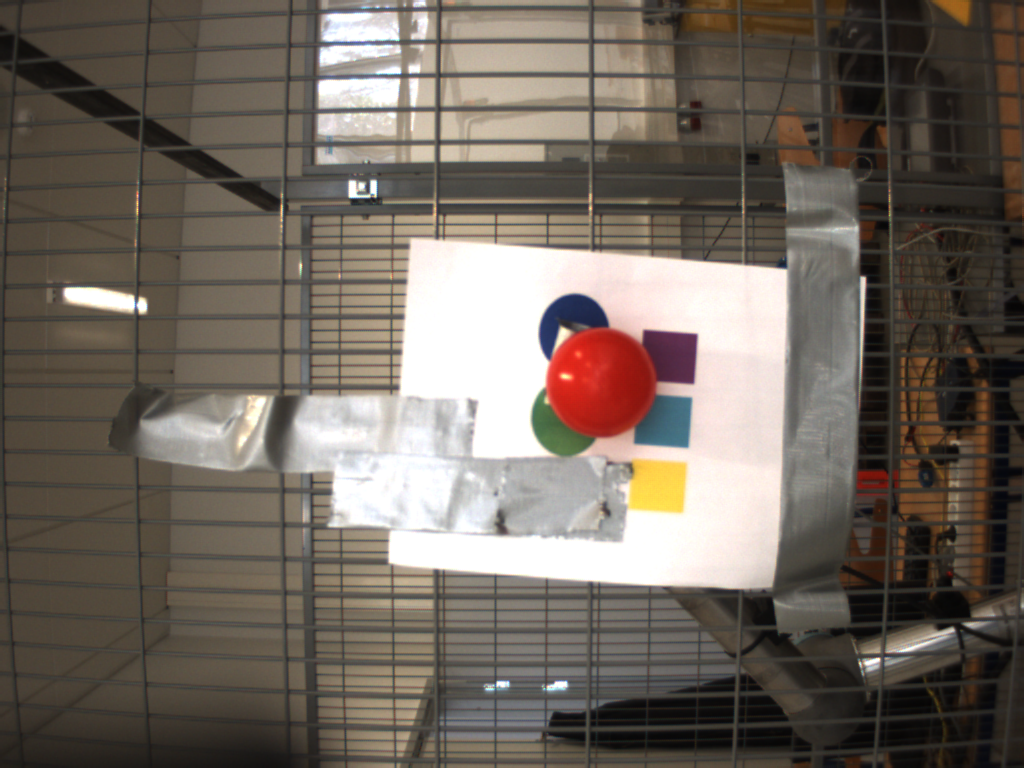
//> input picture Vision/detection_n_triangulation/build-stereo_tmp-Desktop-Debug/right.png, 1024 x 768 px
$ ./main   (built with g++ and OpenCV 4)
//> lines starting //> are read from the running program, lines starting //| are printed output that depends on the picture; after the words box and inside, x2 and y2 are one past the last pixel; in counts of white or black regions, pixels touching at a corner belong together
#include <iostream>

#include <time.h>

#include "opencv2/highgui/highgui.hpp"
#include "opencv2/imgproc/imgproc.hpp"
#include "opencv2/calib3d/calib3d_c.h"
#include <opencv2/core/core.hpp>
#include "opencv2/calib3d.hpp"

using namespace cv;
using namespace std;

#define ST_CIRCLE       0
#define ST_SQUARE       1
#define ST_ALL          2

#define INF             999999999

#define THICKNESS_ONE   1
#define LINETYPE_EIGHT  8
#define FONTFACE_ZERO   0

cv::Mat img_all_contours;
std::vector<cv::Point> centers;
cv::Point curr_center;

cv::Point global_center;

double center_x, center_y;

double closest_dist = INF;

cv::Point closest_object, prev, curr, best_curr, best_prev;

std::vector<std::vector<cv::Point> > closed_contours;
std::vector<cv::Vec4i> heirarchy;

// Function to approximate contours by closed contours
std::vector<std::vector<cv::Point> > make_contours_closed(std::vector<std::vector<cv::Point> > contours)
{
    std::vector<std::vector<cv::Point> > closed_contours;
    closed_contours.resize(contours.size());
    for(uint i = 0; i < contours.size(); i++)
        cv::approxPolyDP(contours[i], closed_contours[i], 0.1, true);

    return closed_contours;
}

// Draw outline-box and label
void detectShape(cv::Mat& im, const std::string label, std::vector<cv::Point>& contour, int thresh)
{
    int fontface = cv::FONT_HERSHEY_SIMPLEX;
    double scale = 0.4;
    int baseline = 0;

    cv::Size text = cv::getTextSize(label, FONTFACE_ZERO, scale, THICKNESS_ONE, &baseline);
    cv::Rect r = cv::boundingRect(contour);

    // Center of the detected object
    cv::Point pt(r.x + ((r.width - text.width) / 2), r.y + ((r.height + text.height) / 2));
    cv::rectangle(im, pt + cv::Point(0, baseline), pt + cv::Point(text.width, -text.height), CV_RGB(255,255,255), CV_FILLED);
    cv::putText(im, label, pt, fontface, scale, CV_RGB(0,0,0), THICKNESS_ONE, LINETYPE_EIGHT);
    cv::rectangle(im, r, cv::Scalar(0,255,0), THICKNESS_ONE, LINETYPE_EIGHT, 0);

    if(r.height < r.width + thresh && r.height > r.width - thresh)
        centers.push_back(pt);

    curr_center = pt;
}

cv::Point findCenter(std::string imgName, cv::Mat imgOriginal,int iLowH,int iHighH,int iLowS,int iHighS,int iLowV,int iHighV,int pixel_low,int pixel_high,int all,int diff,int canny_low,int canny_high){
    float time1 = clock();

    Mat imgHSV;

    cvtColor(imgOriginal, imgHSV, COLOR_BGR2HSV); //Convert the captured frame from BGR to HSV

    Mat imgThresholded;

    inRange(imgHSV, Scalar(iLowH, iLowS, iLowV), Scalar(iHighH, iHighS, iHighV), imgThresholded); //Threshold the image

    erode(imgThresholded, imgThresholded, getStructuringElement(MORPH_ELLIPSE, Size(5, 5)) );
    dilate( imgThresholded, imgThresholded, getStructuringElement(MORPH_ELLIPSE, Size(5, 5)) );

    dilate( imgThresholded, imgThresholded, getStructuringElement(MORPH_ELLIPSE, Size(5, 5)) );
    erode(imgThresholded, imgThresholded, getStructuringElement(MORPH_ELLIPSE, Size(5, 5)) );

    // Ugly hack for fixing HSV2GRAY
    imwrite("tmp_img.png",imgThresholded);
    cv::Mat src = imread("tmp_img.png");

    cv::Mat gray, bw;

    img_all_contours = src.clone();

    cv::cvtColor(src, gray, CV_BGR2GRAY);
    cv::GaussianBlur(gray,gray,cv::Size(3,3),0,0);
    cv::Canny(gray,bw,canny_low,canny_high,3);   // Different threshold's, stable

    // Find contours
    std::vector<std::vector<cv::Point> > contours;
    cv::findContours(bw.clone(),contours, CV_RETR_EXTERNAL, CV_CHAIN_APPROX_SIMPLE);
    cv::Mat dst = src.clone();

    // Draw contours
    closed_contours = make_contours_closed(contours);
    cv::drawContours(dst, closed_contours, -1, cv::Scalar(0, 255, 255));

    // The array for storing the approximation curve
    std::vector<cv::Point> approx;

    for (uint i = 0; i<contours.size(); i++)
    {
        // Approximate contour with accuracy proportional to the contour perimeter
        cv::approxPolyDP(cv::Mat(contours[i]),approx,cv::arcLength(cv::Mat(contours[i]), true) * 0.02,true);

        // Skip all object there is not between the thresholds-pixels
        if (std::fabs(cv::contourArea(contours[i])) < pixel_low || std::fabs(cv::contourArea(contours[i])) > pixel_high || !cv::isContourConvex(approx))
            continue;

        else if (all == 1)
            detectShape(dst, "o", contours[i], diff);

        else{
            double area = cv::contourArea(contours[i]);
            cv::Rect r = cv::boundingRect(contours[i]);
            int radius = r.width / 2;

            if (std::abs(1 - ((double)r.width / r.height)) <= 0.2 &&
                    std::abs(1 - (area / (CV_PI * std::pow(radius, 2)))) <= 0.2)
            {
                detectShape(dst, "C", contours[i], diff);
            }
        }
    }

    cv::putText(dst, "Center", global_center, cv::FONT_HERSHEY_SIMPLEX, 0.4, CV_RGB(0,0,0), THICKNESS_ONE, LINETYPE_EIGHT);

    cv::Point curr;

    if(!centers.empty())
        curr = *centers.begin();


    cv::namedWindow( imgName, CV_WINDOW_NORMAL);
    cv::imshow( imgName, imgOriginal);

    // Update the frame
    cv::namedWindow( imgName+" Lines", CV_WINDOW_NORMAL);
    cv::imshow( imgName+" Lines", dst);

    float time2 = (clock() - time1) * 1.0 / CLOCKS_PER_SEC;

    //cout << "Time ; " << time2*1000 << " ; ms" << endl;

    return curr_center;
}


int main()
{
    namedWindow("Control",CV_WINDOW_AUTOSIZE); //create a window called "Control"

    int iLowH = 0;
    int iHighH = 179;

    int iLowS = 0;
    int iHighS = 255;

    int iLowV = 0;
    int iHighV = 255;

    int canny_low = 5;
    int canny_high = 250;

    int pixel_low = 2500;
    int pixel_high = 13600;

    int all = 1;
    int diff = 50 ;

    // Initial setup
    iLowH = 0;
    iHighH = 179;

    iLowS = 0;
    iHighS = 185;

    iLowV = 0;
    iHighV = 255;

    //Create trackbars in "Control" window
    cvCreateTrackbar("LowH", "Control", &iLowH, 179); //Hue (0 - 179)
    cvCreateTrackbar("HighH", "Control", &iHighH, 179);

    cvCreateTrackbar("LowS", "Control", &iLowS, 255); //Saturation (0 - 255)
    cvCreateTrackbar("HighS", "Control", &iHighS, 255);

    cvCreateTrackbar("LowV", "Control", &iLowV, 255);//Value (0 - 255)
    cvCreateTrackbar("HighV", "Control", &iHighV, 255);

    cvCreateTrackbar("Pixel Low", "Control", &pixel_low, 30000);
    cvCreateTrackbar("Pixel High", "Control", &pixel_high, 160000);

    cvCreateTrackbar("Detect all?", "Control", &all, 1);
    cvCreateTrackbar("Difference", "Control", &diff, 100);

    cv::Point centerRight, centerLeft;

    //float dataRight[3][4] = {{1292.607813, 0.000000, 517.859631, 0.000000}, {0.000000, 1292.607813, 404.358028, 0.000000}, {0.000000, 0.000000, 1.000000, 0.000000}};
    float dataLeft[12] = {1292.607813, 0.000000, 517.859631, 0.000000,0.000000, 1292.607813, 404.358028, 0.000000,0.000000, 0.000000, 1.000000, 0.000000};

    //float dataLeft[3][4] = {{1292.607813, 0.000000, 517.859631, -154.515600}, {0.000000, 1292.607813, 404.358028, 0.000000}, {0.000000, 0.000000, 1.000000, 0.000000}};
    float dataRight[12] = {1292.607813, 0.000000, 517.859631, -154.515600, 0.000000, 1292.607813, 404.358028, 0.000000, 0.000000, 0.000000, 1.000000, 0.000000};

    //CvMat projRight = Mat(3,4,CV_32FC1,&dataRight, 2);
    //CvMat projLeft = Mat(3,4,CV_32FC1,&dataLeft, 2);

    Mat projRight = Mat(3, 4, CV_32FC1, dataRight);
    Mat projLeft = Mat(3, 4, CV_32FC1, dataLeft);

    while (true)
    {
        cv::Mat imgRight = imread("right.png");
//> imgRight is the input picture: 768 rows x 1024 cols, CV_8UC3; mean B, G, R 95, 103.9, 113.1
        cv::Mat imgLeft = imread("left.png");
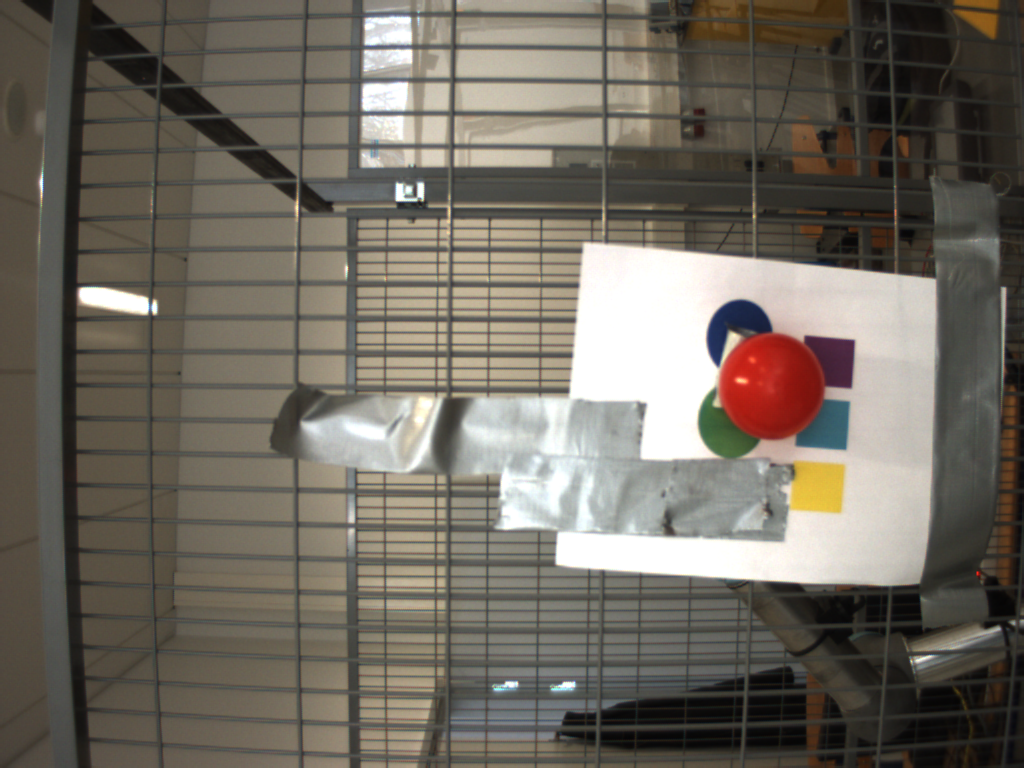
//> input picture Vision/detection_n_triangulation/build-stereo_tmp-Desktop-Debug/left.png, 1024 x 768 px
//> imgLeft is the input picture: 768 rows x 1024 cols, CV_8UC3; mean B, G, R 97, 106.8, 112.9

        //global_center.x = imgRight.cols/2;
        //global_center.y = imgRight.rows/2;
        //cout << global_center << endl;

        centerRight = findCenter("Right",imgRight,iLowH,iHighH,iLowS,iHighS,iLowV,iHighV,pixel_low,pixel_high,all,diff,canny_low,canny_high);
//> in findCenter, `cvtColor(imgOriginal, imgHSV, COLOR_BGR2HSV);`: imgHSV: 768 rows x 1024 cols, CV_8UC3; mean H, S, V 27.7, 52.4, 114
//> in findCenter, `inRange(imgHSV, Scalar(iLowH, iLowS, iLowV), Scalar(iHighH, iHighS, iH..`: imgThresholded: 768 rows x 1024 cols, CV_8UC1; 98.6% white; 82 black regions (61 under 20 px), largest, box (x1, y1, x2, y2) and area: (550, 330, 655, 435) 8594, (935, 0, 970, 24) 470, (858, 470, 888, 489) 427
//> in findCenter, `erode(imgThresholded, imgThresholded, getStructuringElement(MORPH_ELLI..`: imgThresholded: 768 rows x 1024 cols, CV_8UC1; 98.7% white; 17 black regions (2 under 20 px), largest, box (x1, y1, x2, y2) and area: (550, 330, 655, 435) 8610, (935, 0, 970, 23) 464, (858, 470, 888, 488) 378
//> in findCenter, `cv::GaussianBlur(gray,gray,cv::Size(3,3),0,0);`: gray: 768 rows x 1024 cols, CV_8UC1; min 0, max 255, mean 251.6
//> in findCenter, `cv::Canny(gray,bw,canny_low,canny_high,3);`: bw: 768 rows x 1024 cols, CV_8UC1; 0.12% white in thin lines or dots, all inside (x1, y1, x2, y2) = (549, 0, 970, 768)
//> in findCenter, `cv::findContours(bw.clone(),contours, CV_RETR_EXTERNAL, CV_CHAIN_APPRO..`: contours = 16 contours, 7 with area under 20; largest, box (x1, y1, x2, y2) and area: (549, 329, 655, 435) 8726, (857, 469, 888, 489) 408, (859, 563, 883, 581) 214, (874, 529, 885, 547) 146, (729, 16, 737, 27) 61
//> in make_contours_closed, `closed_contours.resize(contours.size());`: closed_contours = 16 empty contours
//> the loop in make_contours_closed, `for(uint i = 0; i < contours.size(); i++)` made 16 passes
//> in findCenter, `closed_contours = make_contours_closed(contours);`: closed_contours has the same summary as contours
//> in findCenter, `cv::drawContours(dst, closed_contours, -1, cv::Scalar(0, 255, 255));`: dst: 768 rows x 1024 cols, CV_8UC3; mean B, G, R 251.5, 251.8, 251.8
//> the loop in findCenter, `for (uint i = 0; i<contours.size(); i++)` made 16 passes
//> (baseline in detectShape, text in detectShape, r in detectShape, curr_center in detectShape) on pass 8: (4, Size(9, 9), Rect(549, 329, 106, 106), Point(597, 386))
//> after the loop in findCenter, `for (uint i = 0; i<contours.size(); i++)`:
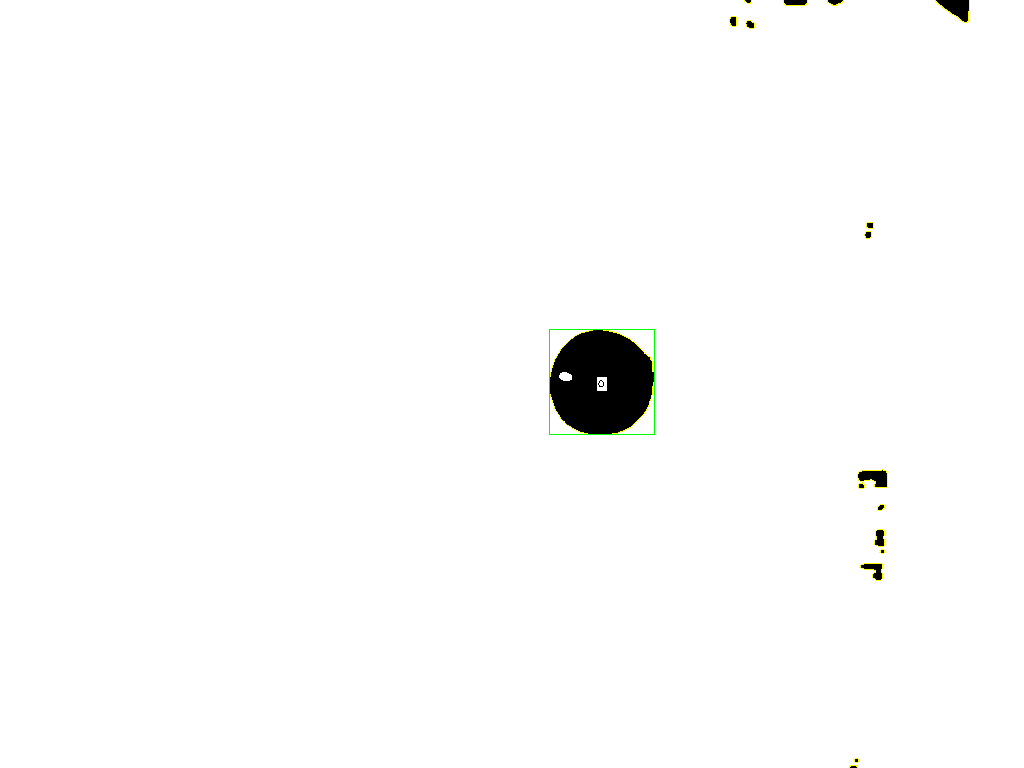
//> dst: 768 rows x 1024 cols, CV_8UC3; mean B, G, R 251.4, 251.8, 251.7
//> after the loop in findCenter, `for (uint i = 0; i<contours.size(); i++)`: approx = contour of 9 points, box (x1, y1, x2, y2) (744, 0, 752, 4), area 3
//> in findCenter, `cv::putText(dst, "Center", global_center, cv::FONT_HERSHEY_SIMPLEX, 0...`: dst: 768 rows x 1024 cols, CV_8UC3; 17 pixels changed, all inside (x1, y1, x2, y2) = (3, 0, 38, 1)
//> in findCenter, `curr = *centers.begin();`: curr = Point(597, 386)
//> centerRight = Point(597, 386)
        centerLeft = findCenter("Left",imgLeft,iLowH,iHighH,iLowS,iHighS,iLowV,iHighV,pixel_low,pixel_high,all,diff,canny_low,canny_high);
//> call 2 of findCenter, with imgName = "Left", iLowH = 0, iHighH = 179, iLowS = 0, iHighS = 185, iLowV = 0, iHighV = 255, pixel_low = 2500
//> in findCenter (call 2), `cvtColor(imgOriginal, imgHSV, COLOR_BGR2HSV);`: imgHSV: 768 rows x 1024 cols, CV_8UC3; mean H, S, V 30.9, 45.1, 114.3
//> in findCenter (call 2), `inRange(imgHSV, Scalar(iLowH, iLowS, iLowV), Scalar(iHighH, iHighS, iH..`: imgThresholded: 768 rows x 1024 cols, CV_8UC1; 98.7% white; 114 black regions (94 under 20 px), largest, box (x1, y1, x2, y2) and area: (723, 335, 822, 438) 7962, (955, 10, 998, 38) 566, (812, 0, 843, 16) 295
//> in findCenter (call 2), `erode(imgThresholded, imgThresholded, getStructuringElement(MORPH_ELLI..`: imgThresholded: 768 rows x 1024 cols, CV_8UC1; 98.8% white; 15 black regions, largest, box (x1, y1, x2, y2) and area: (723, 335, 822, 438) 7965, (958, 10, 997, 37) 554, (814, 0, 843, 16) 384
//> in findCenter (call 2), `cv::GaussianBlur(gray,gray,cv::Size(3,3),0,0);`: gray: 768 rows x 1024 cols, CV_8UC1; min 0, max 255, mean 251.8
//> in findCenter (call 2), `cv::Canny(gray,bw,canny_low,canny_high,3);`:
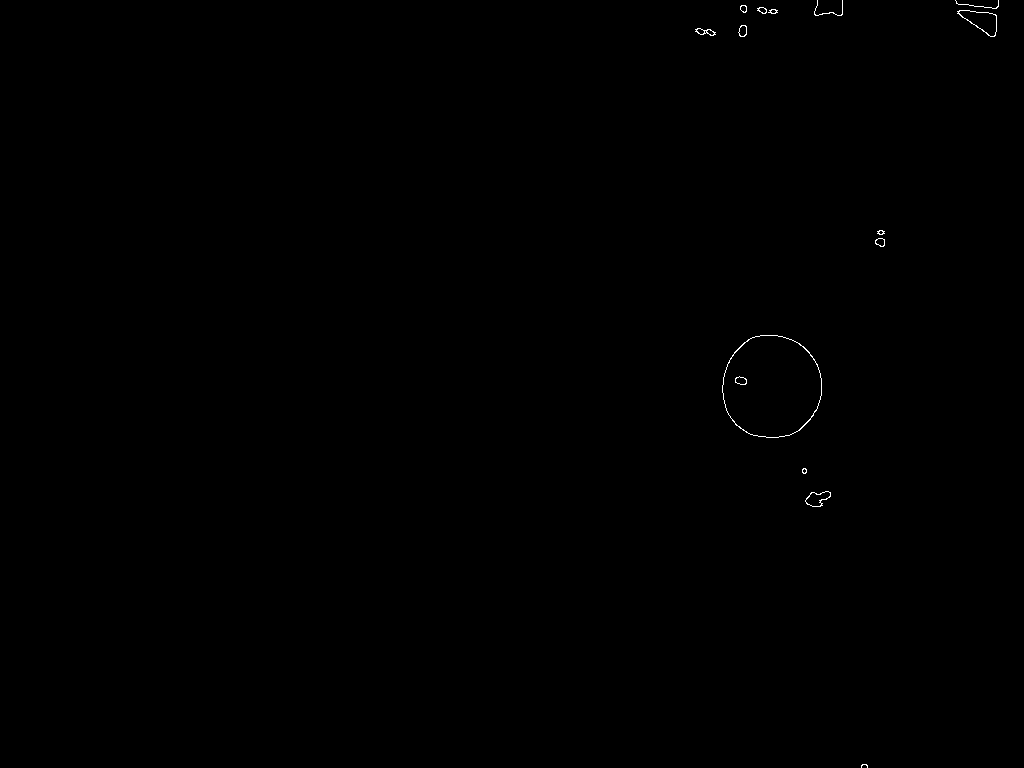
//> bw: 768 rows x 1024 cols, CV_8UC1; 0.12% white in thin lines or dots, all inside (x1, y1, x2, y2) = (695, 0, 999, 768)
//> in findCenter (call 2), `cv::findContours(bw.clone(),contours, CV_RETR_EXTERNAL, CV_CHAIN_APPRO..`: contours = 14 contours, 4 with area under 20; largest, box (x1, y1, x2, y2) and area: (722, 335, 822, 438) 8062, (957, 10, 997, 37) 560, (805, 491, 831, 507) 236, (695, 28, 716, 36) 78, (738, 25, 747, 37) 72
//> the loop in make_contours_closed (call 2), `for(uint i = 0; i < contours.size(); i++)` made 14 passes
//> in findCenter (call 2), `closed_contours = make_contours_closed(contours);`: closed_contours has the same summary as contours
//> in findCenter (call 2), `cv::drawContours(dst, closed_contours, -1, cv::Scalar(0, 255, 255));`:
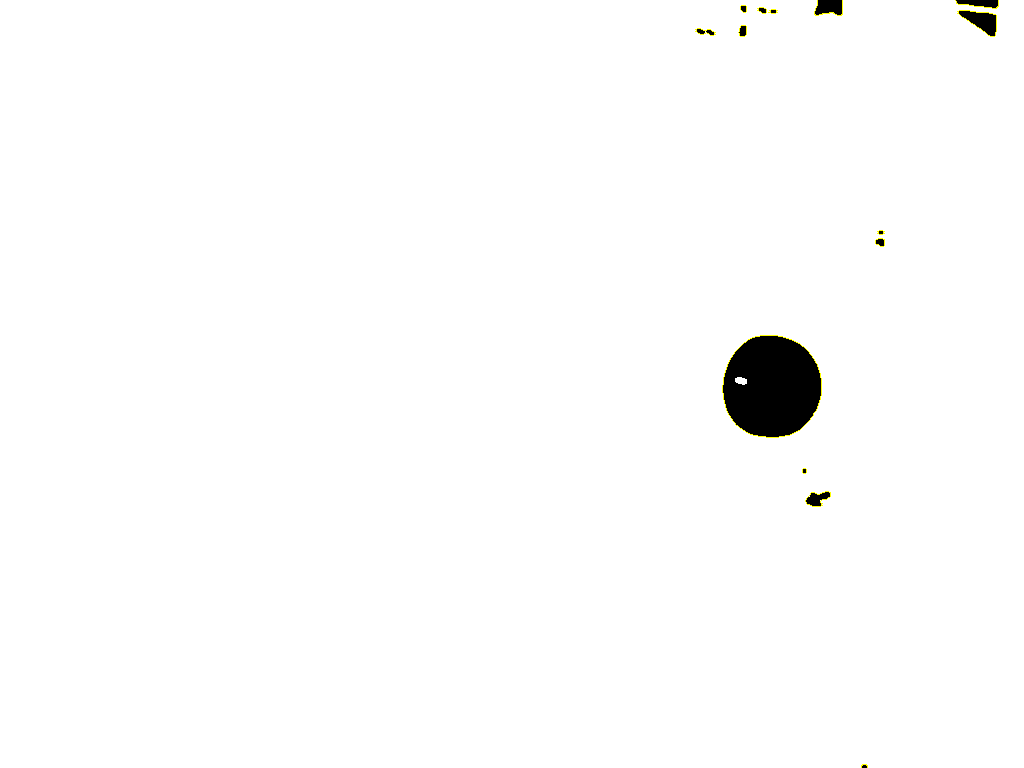
//> dst: 768 rows x 1024 cols, CV_8UC3; mean B, G, R 251.7, 252, 252
//> the loop in findCenter (call 2), `for (uint i = 0; i<contours.size(); i++)` made 14 passes
//> (baseline in detectShape, text in detectShape, r in detectShape, curr_center in detectShape) on pass 4: (4, Size(9, 9), Rect(722, 335, 100, 103), Point(767, 391))
//> approx on pass 9: 4 Points (x, y): [957, 11], [988, 35], [995, 35], [995, 14]
//> after the loop in findCenter (call 2), `for (uint i = 0; i<contours.size(); i++)`:
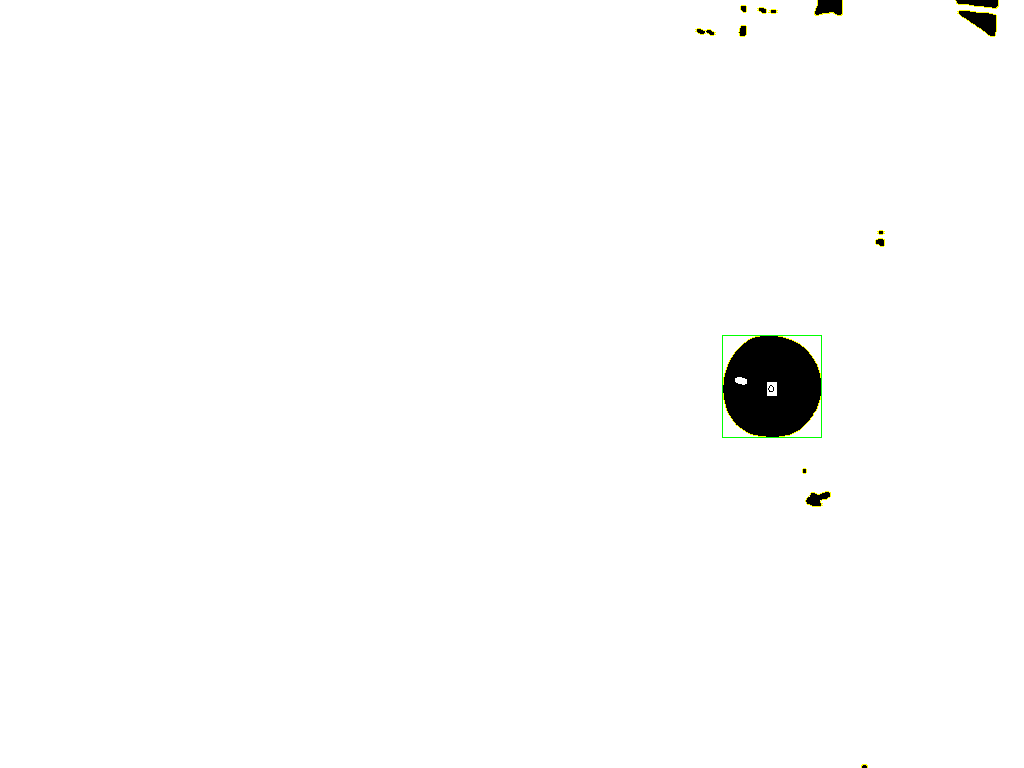
//> dst: 768 rows x 1024 cols, CV_8UC3; 0.07% of pixels changed, all inside (x1, y1, x2, y2) = (722, 335, 822, 438)
//> after the loop in findCenter (call 2), `for (uint i = 0; i<contours.size(); i++)`: approx = 8 Points (x, y): [817, 0], [815, 15], [830, 12], [842, 14], [842, 0], [840, 15], [833, 12], [816, 15]
//> centerLeft = Point(767, 391)

        float co1[] = {centerRight.x,centerRight.y};
//> co1 = [597, 386]
        Mat pointRight(2, 1, CV_32FC1, co1);
//> pointRight = [597, 386]
        float co2[] = {centerLeft.x,centerLeft.y};
//> co2 = [767, 391]
        Mat pointLeft(2, 1, CV_32FC1, co2);
//> pointLeft = [767, 391]

        std::cout << "Right obj center:\t" << centerRight << endl;
//| Right obj center:	[597, 386]
        std::cout << "Left obj center:\t" << centerLeft << endl;
//| Left obj center:	[767, 391]

        Mat point4D;

        cv::triangulatePoints(projLeft, projRight, pointLeft, pointRight, point4D);
//> point4D = [0.129, -0.00818, 0.667, 0.734]

        double w = point4D.at<double>(3,0);
//> w = 5.24e-315
        double x = point4D.at<double>(0,0);// /w;
//> x = -1.49e-19
        double y = point4D.at<double>(1,0);// /w;
//> y = 0.000204
        double z = point4D.at<double>(2,0);// /w;
//> z = 0.000426

        cout << "\nw: \t" << w << "\n\n"
             << "x: \t" << x << "\n"
             << "y: \t" << y << "\n"
             << "z: \t" << z << endl;
//| w: 	5.2415e-315
//| x: 	-1.49311e-19
//| y: 	0.000203763
//| z: 	0.000425768

        if (waitKey(30) == 27) //wait for 'esc' key press for 30ms. If 'esc' key is pressed, break loop
//> the Esc key is pressed
        {
            cout << "esc key is pressed by user" << endl;
            break;
        }
    }

    return 0;
}
